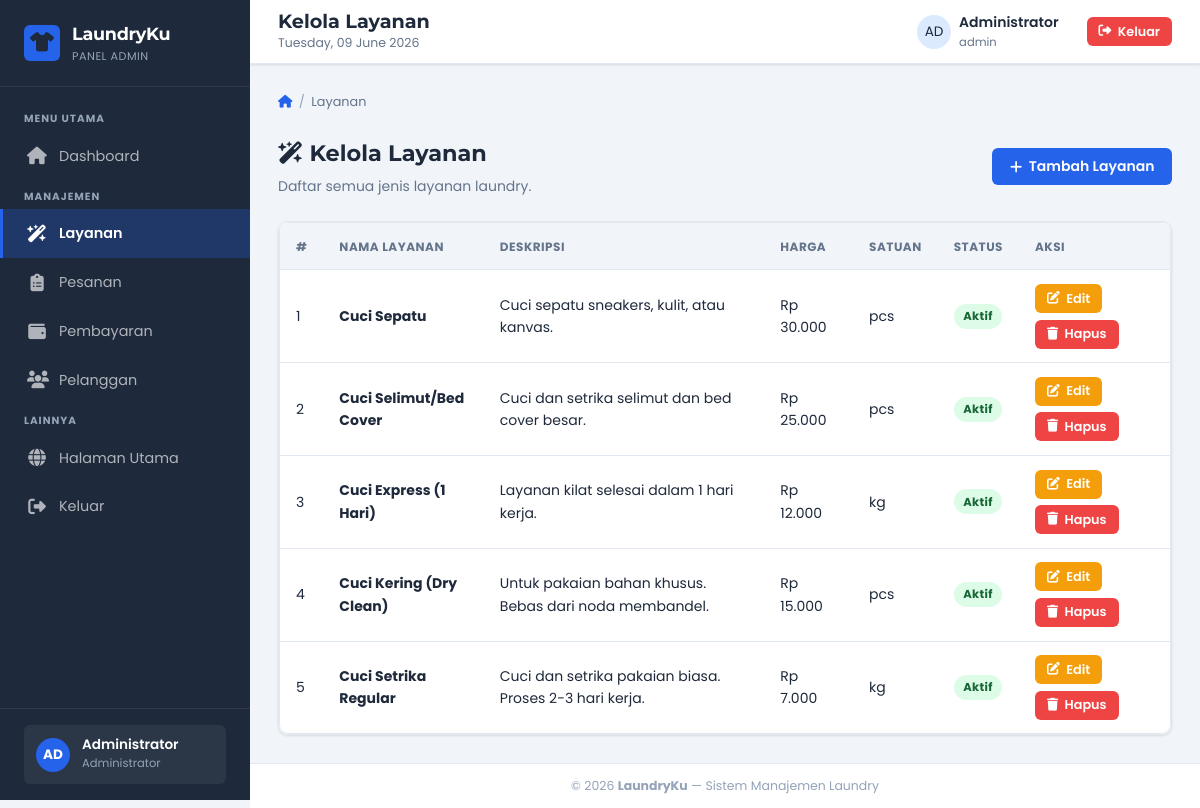
/admin/layanan.php (signed in), run on the app's committed database.
### tables this page shows
CREATE TABLE IF NOT EXISTS layanan (
    id           INT PRIMARY KEY AUTO_INCREMENT,
    nama_layanan VARCHAR(100)    NOT NULL,
    deskripsi    TEXT            DEFAULT NULL,
    harga        DECIMAL(10, 2)  NOT NULL,
    satuan       VARCHAR(20)     DEFAULT 'kg',
    status       ENUM('aktif', 'nonaktif') DEFAULT 'aktif',
    created_at   TIMESTAMP DEFAULT CURRENT_TIMESTAMP
);

### admin/layanan.php (the view, shortened to what this page needs)
<?php
$baseUrl   = '../';
$pageTitle = 'Kelola Layanan';
include '../config/koneksi.php';
include '../template/header.php';
$result = mysqli_query($koneksi, "SELECT * FROM layanan ORDER BY id DESC");
?>
<div class="wrapper">
    <?php include '../template/sidebar_admin.php'; ?>
    <div class="main-content">
        <?php include '../template/navbar.php'; ?>
        <div class="page-content">
            <div class="breadcrumb">
                <a href="dashboard.php"><i class="fa-solid fa-house"></i></a>
                <span class="breadcrumb-sep">/</span>
                <span>Layanan</span>
            </div>
            <div class="page-header">
                <div>
                    <h2><i class="fa-solid fa-wand-magic-sparkles"></i> Kelola Layanan</h2>
                    <p>Daftar semua jenis layanan laundry.</p>
                </div>
                <a href="tambah_layanan.php" class="btn btn-primary">
                    <i class="fa-solid fa-plus"></i> Tambah Layanan
                </a>
            </div>
            <div class="card">
                <div class="table-wrapper">
                    <table>
                        <thead>
                            <tr>
                                <th>#</th>
                                <th>Nama Layanan</th>
                                <th>Deskripsi</th>
                                <th>Harga</th>
                                <th>Satuan</th>
                                <th>Status</th>
                                <th>Aksi</th>
                            </tr>
                        </thead>
                        <tbody>
                        <?php if (mysqli_num_rows($result) > 0):
                              $no = 1;
                              while ($row = mysqli_fetch_assoc($result)): ?>
                            <tr>
                                <td><?= $no++ ?></td>
                                <td><strong><?= htmlspecialchars($row['nama_layanan']) ?></strong></td>
                                <td><?= htmlspecialchars($row['deskripsi'] ?: '-') ?></td>
                                <td>Rp <?= number_format($row['harga'], 0, ',', '.') ?></td>
                                <td><?= htmlspecialchars($row['satuan']) ?></td>
                                <td>
                                    <span class="badge <?= $row['status'] === 'aktif' ? 'badge-success' : 'badge-gray' ?>">
                                        <?= $row['status'] ?>
                                    </span>
                                </td>
                                <td>
                                    <div class="action-btns">
                                        <a href="edit_layanan.php?id=<?= $row['id'] ?>"
                                           class="btn btn-warning btn-sm">
                                            <i class="fa-solid fa-pen-to-square"></i> Edit
                                        </a>
                                        <form method="POST" action="hapus_layanan.php"
                                              data-confirm="Hapus layanan '<?= htmlspecialchars($row['nama_layanan']) ?>'?">
                                            <button type="submit" class="btn btn-danger btn-sm">
                                                <i class="fa-solid fa-trash"></i> Hapus
                                            </button>
                                        </form>
                                    </div>
                                </td>
                            </tr>
                        <?php endwhile; endif; ?>
                        </tbody>
                    </table>
                </div>
            </div>
        </div>
        <?php include '../template/footer.php'; ?>

### template/header.php (shortened to what this page needs)
<?php
$baseUrl   = $baseUrl   ?? '';
$pageTitle = $pageTitle ?? 'LaundryKu';
$bodyClass = $bodyClass ?? '';
?>
<!DOCTYPE html>
<html lang="id">
<head>
    <link rel="stylesheet" href="https://cdnjs.cloudflare.com/ajax/libs/font-awesome/6.5.1/css/all.min.css">
    <link rel="stylesheet" href="<?= $baseUrl ?>assets/css/style.css">
</head>
<body<?= $bodyClass ? ' class="' . htmlspecialchars($bodyClass) . '"' : '' ?>>

### template/sidebar_admin.php
<?php
$currentFile = basename($_SERVER['PHP_SELF']);
$namaAdmin   = $_SESSION['nama'] ?? 'Admin';
$inisial     = strtoupper(substr($namaAdmin, 0, 2));
function isActive($file) {
    global $currentFile;
    return $currentFile === $file ? 'active' : '';
}
?>
<aside class="sidebar">
    <div class="sidebar-brand">
        <div class="brand-icon"><i class="fa-solid fa-shirt"></i></div>
        <div>
            <div class="brand-text">LaundryKu</div>
            <div class="brand-sub">Panel Admin</div>
        </div>
    </div>
    <nav class="sidebar-menu">
        <div class="sidebar-section-label">Menu Utama</div>
        <div class="sidebar-item">
            <a href="dashboard.php" class="sidebar-link <?= isActive('dashboard.php') ?>">
                <span class="icon"><i class="fa-solid fa-house"></i></span>
                Dashboard
            </a>
        </div>
        <div class="sidebar-section-label">Manajemen</div>
        <div class="sidebar-item">
            <a href="layanan.php" class="sidebar-link <?= isActive('layanan.php') ?>">
                <span class="icon"><i class="fa-solid fa-wand-magic-sparkles"></i></span>
                Layanan
            </a>
        </div>
        <div class="sidebar-item">
            <a href="pesanan.php" class="sidebar-link <?= isActive('pesanan.php') ?>">
                <span class="icon"><i class="fa-solid fa-clipboard-list"></i></span>
                Pesanan
            </a>
        </div>
        <div class="sidebar-item">
            <a href="pembayaran.php" class="sidebar-link <?= isActive('pembayaran.php') ?>">
                <span class="icon"><i class="fa-solid fa-wallet"></i></span>
                Pembayaran
            </a>
        </div>
        <div class="sidebar-item">
            <a href="pelanggan.php" class="sidebar-link <?= isActive('pelanggan.php') ?>">
                <span class="icon"><i class="fa-solid fa-users"></i></span>
                Pelanggan
            </a>
        </div>
        <div class="sidebar-section-label">Lainnya</div>
        <div class="sidebar-item">
            <a href="../index.php" class="sidebar-link">
                <span class="icon"><i class="fa-solid fa-globe"></i></span>
                Halaman Utama
            </a>
        </div>
        <div class="sidebar-item">
            <a href="../logout.php"
               class="sidebar-link"
               onclick="return confirm('Yakin ingin keluar?')">
                <span class="icon"><i class="fa-solid fa-right-from-bracket"></i></span>
                Keluar
            </a>
        </div>
    </nav>
    <div class="sidebar-footer">
        <div class="user-info">
            <div class="avatar"><?= $inisial ?></div>
            <div>
                <div class="user-name"><?= htmlspecialchars($namaAdmin) ?></div>
                <div class="user-role">Administrator</div>
            </div>
        </div>
    </div>
</aside>

### template/navbar.php
<?php
$navTitle = $pageTitle ?? 'Dashboard';
$namaUser = $_SESSION['nama'] ?? $_SESSION['username'] ?? 'Pengguna';
$roleUser = $_SESSION['role'] ?? 'user';
$baseUrl  = $baseUrl ?? '';
$inisial  = strtoupper(substr($namaUser, 0, 2));
?>
<div class="topbar">
    <div class="topbar-title">
        <h1><?= htmlspecialchars($navTitle) ?></h1>
        <p><?= date('l, d F Y') ?></p>
    </div>
    <div class="topbar-actions">
        <div class="topbar-user">
            <div class="stat-icon blue" style="width:34px;height:34px;border-radius:50%;font-size:.85rem;flex-shrink:0;">
                <?= $inisial ?>
            </div>
            <div>
                <div class="name"><?= htmlspecialchars($namaUser) ?></div>
                <div class="role"><?= htmlspecialchars($roleUser) ?></div>
            </div>
        </div>
        <a href="<?= $baseUrl ?>logout.php"
           class="btn btn-danger btn-sm"
           onclick="return confirm('Yakin ingin keluar?')">
            <i class="fa-solid fa-right-from-bracket"></i> Keluar
        </a>
    </div>
</div>

### template/footer.php (shortened to what this page needs)
    <footer style="padding:.75rem 1.75rem;text-align:center;font-size:.78rem;color:var(--gray-400);
                   border-top:1px solid var(--gray-200);background:var(--white);margin-top:auto;">
        &copy; <?= date('Y') ?> <strong>LaundryKu</strong> &mdash; Sistem Manajemen Laundry
    </footer>
</body>
</html>

### data on the page
layanan: nama_layanan "Cuci Sepatu", deskripsi "Cuci sepatu sneakers, kulit, atau kanvas.", harga "30.000", satuan "pcs", status "Aktif"
layanan: nama_layanan "Cuci Selimut/Bed Cover", deskripsi "Cuci dan setrika selimut dan bed cover besar.", harga "25.000", satuan "pcs", status "Aktif"
layanan: nama_layanan "Cuci Express (1 Hari)", deskripsi "Layanan kilat selesai dalam 1 hari kerja.", harga "12.000", satuan "kg", status "Aktif"
layanan: nama_layanan "Cuci Kering (Dry Clean)", deskripsi "Untuk pakaian bahan khusus. Bebas dari noda membandel.", harga "15.000", satuan "pcs", status "Aktif"
layanan: nama_layanan "Cuci Setrika Regular", deskripsi "Cuci dan setrika pakaian biasa. Proses 2-3 hari kerja.", harga "7.000", satuan "kg", status "Aktif"

### other printed values
$inisial "AD"
$namaAdmin "Administrator"
$navTitle "Kelola Layanan"
$namaUser "Administrator"
$roleUser "admin"
